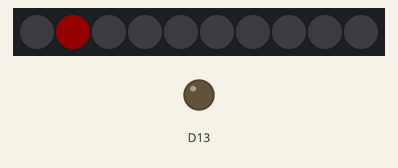
Simulated run of this sketch. Board: Adafruit Circuit Playground Express. On the bench: 10 RGB LEDs in strip order, left to right, output pins drawn as LEDs (lit = HIGH). Dim RGB values are drawn brighter than linear.

Above: at 0.15 s.
At 0.7 s:
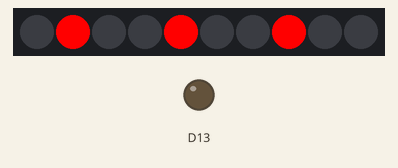
At 1.2 s:
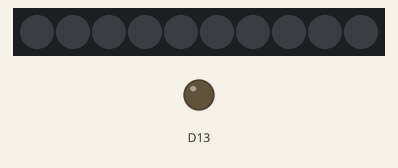
At 2.25 s:
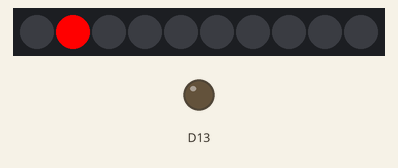

The sketch:

BasicoArduino.ino
```cpp
#include <Adafruit_CircuitPlayground.h>
// Libreria que se requiere para trabajar con la placa


void setup() {
  // put your setup code here, to run once:
 //Iniciamos la placa
  CircuitPlayground.begin();

  // Limpiamos los colores que tenga el circuito anteriormente programados
  CircuitPlayground.clearPixels();
}

void loop() {
  // Codigo que se repite eternamente

  encenderLed(1, 255,0,0,255);
  delay(300);
  encenderLed(4, 255,0,0,255);
  delay(300);
  encenderLed(7, 255,0,0,255);
  delay(500);
  CircuitPlayground.clearPixels();
  delay(1000);

}


void encenderLed(int pixelNum, int rojo, int verde, int azul, int intensidad)
{
  // Funcion para configurar un color a un pixel
  // Los valores permitidos para los colores van de 0 a 255
  // La intensidad va de 0 a 255, siendo 0 apagado y 255 muy intenso
  // pixelNum van del 0 al 9


  CircuitPlayground.setPixelColor(pixelNum, rojo, verde, azul);
  CircuitPlayground.setBrightness(intensidad);

}
```

Measured:
- by itself, everything shown: repeats every 2.1 s, in 4 steps
- what the display in image 1 shows lasts 0.5 s, from 0.6 s to 1.1 s
- what the display in image 2 shows lasts 1.0 s, from 1.1 s to 2.1 s
